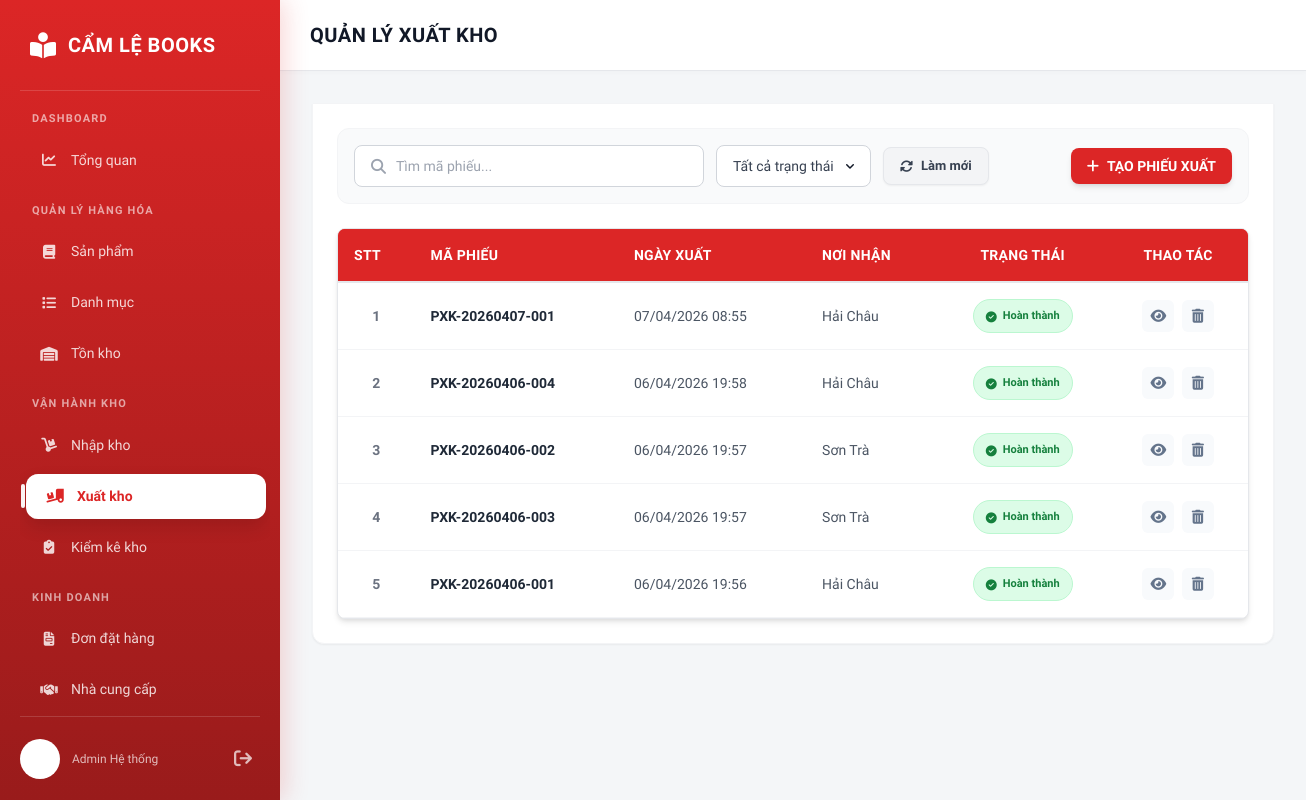
Page /xuatkho/ on the committed database.
### inventory/models.py (models this page shows)
class XuatKho(models.Model):
    maPhieuXuat = models.CharField(max_length=50, primary_key=True)
    ngayXuat = models.DateTimeField()
    noiXuat = models.CharField(max_length=255)
    trangThai = models.IntegerField()

### inventory/views/stock_views.py (the view, shortened to what this page needs)
# urls.py: path("xuatkho/", xuatkho, name="xuatkho"),
def xuatkho(request):
    outbound_records = XuatKho.objects.prefetch_related('phieuxuat_ct_set__sanPham').order_by('-ngayXuat')
    products = SanPham.objects.all()
    return render(request, 'inventory/inventory/stock_out_list.html', {
        'outbound_records': outbound_records,
        'products': products
    })

### inventory/templates/inventory/inventory/stock_out_list.html (shortened to what this page needs)
{% load static %}
{% load humanize %}
<!DOCTYPE html>
<html lang="vi">
<head>
    <script src="https://cdn.tailwindcss.com"></script>
    <link rel="stylesheet" href="https://cdnjs.cloudflare.com/ajax/libs/font-awesome/6.4.0/css/all.min.css">
    <link rel="stylesheet" href="{% static 'css/0.0.style.css' %}">
</head>
<body class="bg-gray-50">
  <nav class="sidebar" id="sidebar-container">
    {% include 'partials/sidebar.html' %}
  </nav>
  <main class="main-content">
        <div class="content-header">
            <h1>QUẢN LÝ XUẤT KHO</h1>
        </div>
        <div class="content-body p-8">
            <div id="exportListView" class="view-section active">
                <div class="bg-white rounded-b-xl shadow-sm border border-gray-100 p-6">
                    <div class="flex flex-nowrap gap-3 items-center justify-between mb-6 bg-gray-50 p-4 rounded-xl border border-gray-100">
                        <div class="flex flex-nowrap gap-3 flex-1 items-center">
                            <div class="frm-search-box">
                                <i class="fas fa-search"></i>
                                <input type="text" id="exportSearchInput" placeholder="Tìm mã phiếu..." onkeyup="filterTable()">
                            </div>
                            <select id="exportStatusFilter" class="frm-select" onchange="filterTable()">
                                <option value="all">Tất cả trạng thái</option>
                            </select>
                            <button type="button" onclick="resetFilters()" class="bg-gray-100 hover:bg-gray-200 text-gray-700 px-4 py-2 whitespace-nowrap rounded-lg text-[13px] font-semibold transition-colors flex items-center gap-2 shadow-sm border border-gray-200">
                                <i class="fa-solid fa-rotate"></i> Làm mới
                            </button>
                        </div>
                        <button type="button" onclick="openCreateExport()" class="bg-primary hover:bg-red-700 text-white px-4 py-2 whitespace-nowrap rounded-lg text-sm font-bold transition-colors flex items-center gap-2 shadow-md">
                            <i class="fa-solid fa-plus"></i> TẠO PHIẾU XUẤT
                        </button>
                    </div>
                    <div class="table-wrapper border border-gray-200 rounded-lg">
                        <table class="w-full text-left border-collapse min-w-[900px]">
                            <thead>
                                <tr class="bg-red-50 border-b border-red-100">
                                    <th class="py-4 px-4 font-bold text-sm text-gray-800 uppercase tracking-wide">STT</th>
                                    <th class="py-4 px-4 font-bold text-sm text-gray-800 uppercase tracking-wide">Mã Phiếu</th>
                                    <th class="py-4 px-4 font-bold text-sm text-gray-800 uppercase tracking-wide">Ngày Xuất</th>
                                    <th class="py-4 px-4 font-bold text-sm text-gray-800 uppercase tracking-wide">Nơi Nhận</th>
                                    <th class="py-4 px-4 font-bold text-sm text-gray-800 uppercase tracking-wide text-center">Trạng Thái</th>
                                    <th class="py-4 px-4 font-bold text-sm text-gray-800 uppercase tracking-wide text-center">Thao tác</th>
                                </tr>
                            </thead>
                            <tbody id="exportTableBody" class="text-sm">
                                {% for record in outbound_records %}
                                <tr class="border-b border-gray-100 hover:bg-gray-50/50 transition-colors" data-status="{{ record.trangThai }}">
                                    <td class="py-4 px-4 text-gray-500 text-center col-index font-bold">{{ forloop.counter }}</td>
                                    <td class="py-4 px-4 font-semibold text-gray-800">{{ record.maPhieuXuat }}</td>
                                    <td class="py-4 px-4 text-gray-600">{{ record.ngayXuat|date:"d/m/Y H:i" }}</td>
                                    <td class="py-4 px-4 text-gray-600">{{ record.noiXuat }}</td>
                                    <td class="py-4 px-4 text-center">
                                        {% if record.trangThai == 1 %}
                                        <span class="inline-flex items-center gap-1.5 px-3 py-1.5 rounded-full text-[11px] font-bold bg-green-100 text-green-700 border border-green-200">
                                            <i class="fa-solid fa-circle-check"></i> Hoàn thành
                                        </span>
                                        {% elif record.trangThai == 0 %}
                                        <span class="inline-flex items-center gap-1.5 px-3 py-1.5 rounded-full text-[11px] font-bold bg-gray-100 text-gray-700 border border-gray-200">
                                            <i class="fa-solid fa-file-lines"></i> Nháp
                                        </span>
                                        {% else %}
                                        <span class="inline-flex items-center gap-1.5 px-3 py-1.5 rounded-full text-[11px] font-bold bg-red-100 text-red-700 border border-red-200">
                                            <i class="fa-solid fa-times"></i> Hủy
                                        </span>
                                        {% endif %}
                                    </td>
                                    <td class="py-4 px-4 text-center">
                                        <div class="action-icons">
                                            <i class="fa-solid fa-eye" onclick="viewExportDetail('{{ record.maPhieuXuat }}')" title="Xem chi tiết"></i>
                                            <i class="fa-solid fa-trash-can" onclick="deleteExport('{{ record.maPhieuXuat }}')" title="Xóa"></i>
                                        </div>
                                    </td>
                                </tr>
                                {% empty %}
                                <tr>
                                    <td colspan="6" class="text-center py-10 text-gray-500">Không có phiếu xuất kho nào</td>
                                </tr>
                                {% endfor %}
                            </tbody>
                        </table>
                    </div>
                </div>
            </div>
        </div>
  </main>
</body>
</html>

### static/css/0.0.style.css (style rules this page uses)
:root { --primary-main: #dc2626; --primary-dark: #b91c1c; --sidebar-bg: linear-gradient(180deg, #dc2626 0%, #991b1b 100%); --primary-soft: rgba(255, 255, 255, 0.15); --text-white: #ffffff; --bg-body: #f3f4f6; --card-bg: #ffffff; --radius: 10px; --shadow-card: 0 4px 6px -1px rgba(0, 0, 0, 0.1), 0 2px 4px -1px rgba(0, 0, 0, 0.06); --sidebar-width: 280px; }
* { margin: 0; padding: 0; box-sizing: border-box; font-family: 'Plus Jakarta Sans', sans-serif; }
body { background-color: var(--bg-body); display: flex; min-height: 100vh; color: #1f2937; }
.sidebar { width: var(--sidebar-width); background: var(--sidebar-bg); color: white; padding: 20px; display: flex; flex-direction: column; position: fixed; height: 100vh; z-index: 100; box-shadow: 4px 0 24px rgba(220, 38, 38, 0.2); }
.main-content { margin-left: var(--sidebar-width); flex-grow: 1; display: flex; flex-direction: column; }
.content-header { background: white; padding: 20px 30px; border-bottom: 1px solid #e5e7eb; box-shadow: 0 2px 4px rgba(0,0,0,0.02); display: flex; align-items: center; position: sticky; top: 0; z-index: 90; }
.content-header h1 { font-size: 1.25rem; font-weight: 800; color: #111827; margin: 0; text-transform: uppercase; letter-spacing: 0.5px; }
.content-body { padding: 30px; }
.table-wrapper { background: white; border-radius: 16px; padding: 0; box-shadow: var(--shadow-card); }
table { width: 100%; border-collapse: collapse; }
th { text-align: left; padding: 16px; background: #f9fafb; color: #4b5563; font-weight: 600; font-size: 13px; text-transform: uppercase; border-bottom: 2px solid #e5e7eb; }
td { padding: 16px; border-bottom: 1px solid #f3f4f6; color: #374151; font-size: 14px; }
tr:last-child td { border-bottom: none; }
.table-wrapper { overflow-x: auto; }
.main-content table thead, .content-body table thead { background: var(--primary-main) !important; }
.main-content table thead tr, .content-body table thead tr { background: var(--primary-main) !important; border-bottom: 1px solid #b91c1c !important; }
.main-content table thead th, .content-body table thead th { background: transparent !important; color: #ffffff !important; font-weight: 700 !important; text-transform: uppercase; letter-spacing: 0.02em; }
.col-index { color: #212529; font-weight: 600; text-align: center !important; }
.bg-white { background-color: #fff !important; }
.text-center { text-align: center !important; }
.frm-search-box { display: inline-flex; align-items: center; background: #fff; border: 1px solid #d1d5db; border-radius: 8px; padding: 0 16px; height: 42px; width: 100%; min-width: 220px; max-width: 350px; transition: border-color 0.2s; position: relative; }
.frm-search-box i { color: #9ca3af; font-size: 15px; margin-right: 10px; }
.frm-search-box input { border: none; outline: none; background: transparent; width: 100%; color: #374151; font-size: 14px; padding: 0; box-shadow: none; }
.frm-search-box input::placeholder { color: #9ca3af; font-weight: normal; }
.frm-select { appearance: none; background: #fff; border: 1px solid #d1d5db; border-radius: 8px; padding: 0 36px 0 16px; height: 42px; min-width: 150px; color: #374151; font-size: 14px; outline: none; transition: border-color 0.2s; cursor: pointer; background-repeat: no-repeat; background-position: right 12px center; background-size: 16px 16px; }

### inventory/templates/inventory/inventory/stock_out_list.html (style rules this page uses)
.main-content { background-color: #F4F6F8; min-height: 100vh; }
.table-wrapper { overflow-x: auto; }
.action-icons i { width: 32px; height: 32px; border-radius: 6px; display: inline-flex; align-items: center; justify-content: center; cursor: pointer; transition: 0.2s; background: #f8fafc; color: #64748b; margin: 0 2px; }
.view-section { display: none; }
.view-section.active { display: block; }

### rows in the picture
XuatKho: maPhieuXuat "PXK-20260407-001", ngayXuat "07/04/2026 08:55", noiXuat "Hải Châu", trangThai 1 (drawn)
XuatKho: maPhieuXuat "PXK-20260406-004", ngayXuat "06/04/2026 19:58", noiXuat "Hải Châu", trangThai 1 (drawn)
XuatKho: maPhieuXuat "PXK-20260406-002", ngayXuat "06/04/2026 19:57", noiXuat "Sơn Trà", trangThai 1 (drawn)
XuatKho: maPhieuXuat "PXK-20260406-003", ngayXuat "06/04/2026 19:57", noiXuat "Sơn Trà", trangThai 1 (drawn)
XuatKho: maPhieuXuat "PXK-20260406-001", ngayXuat "06/04/2026 19:56", noiXuat "Hải Châu", trangThai 1 (drawn)
